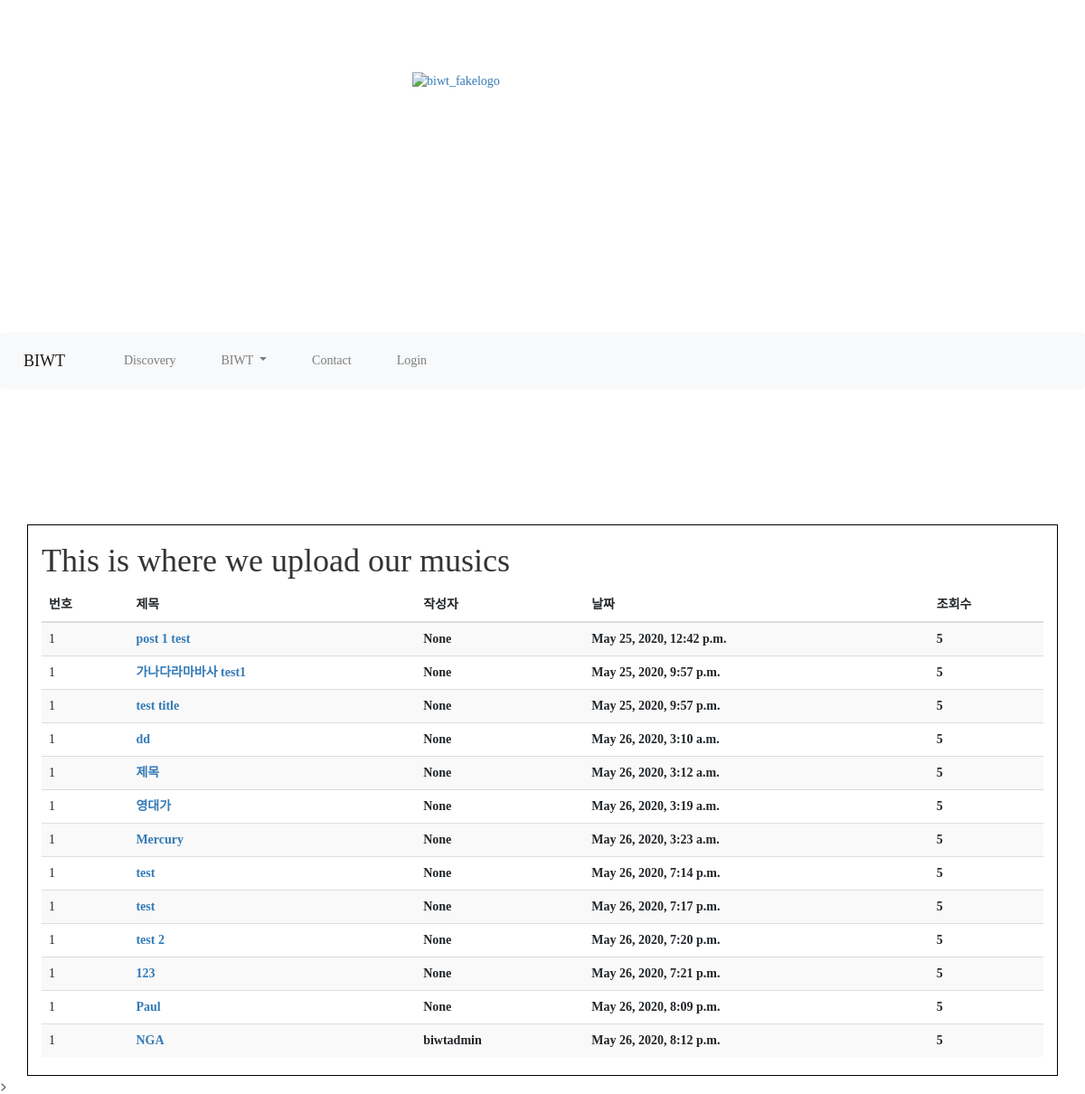
/biwt/music/, run on an earlier commit of the app's database.
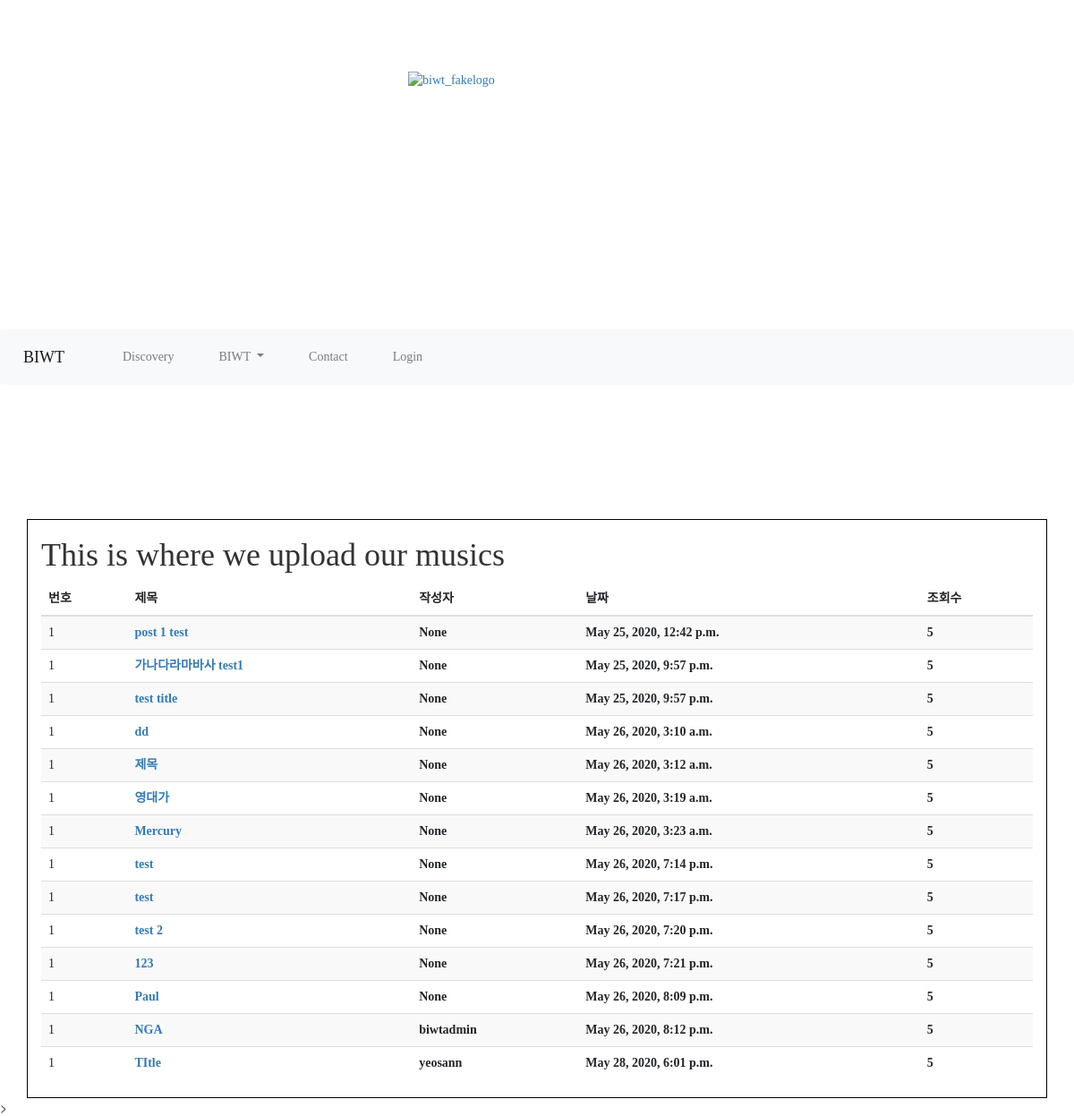
And on a later commit of the database.
### biwtapp/models.py (models this page shows, shortened)
class Post(models.Model):
    title = models.CharField(max_length=200)
    author = models.CharField(max_length=20, null=True)
    pub_date = models.DateTimeField('date_published')
    body = models.TextField()

### ourapp/views.py (the view)
# urls.py: path('music/', views.music, name='music'),
def music(request):
    posts = Post.objects
    user = User.objects
    return render(request, 'music.html', {'posts': posts})

### ourapp/templates/music.html
{% extends 'base.html' %}
{% block content %}
<h1>This is where we upload our musics</h1>
<table class="table table-striped">
    <thead>
        <tr>
            <th>번호</th>
            <th>제목</th>
            <th>작성자</th>
            <th>날짜</th>
            <th>조회수</th>
        </tr>
    </thead>
    <tbody>
        {% for post in posts.all %}
        <tr>
            <td>1</td>
            <th><a href="{% url 'detail' post.id %}">{{post.title}}</a></th>
            <th>{{post.author}}</th>
            <th>{{post.pub_date}}</th>
            <th>5</th>
        </tr>
        {% endfor %}
    </tbody>
</table>
{% endblock %}

What changed in the data, as far as the page shows it:
added Post: title "TItle", author "yeosann", pub_date "May 28, 2020, 6:01 p.m."
